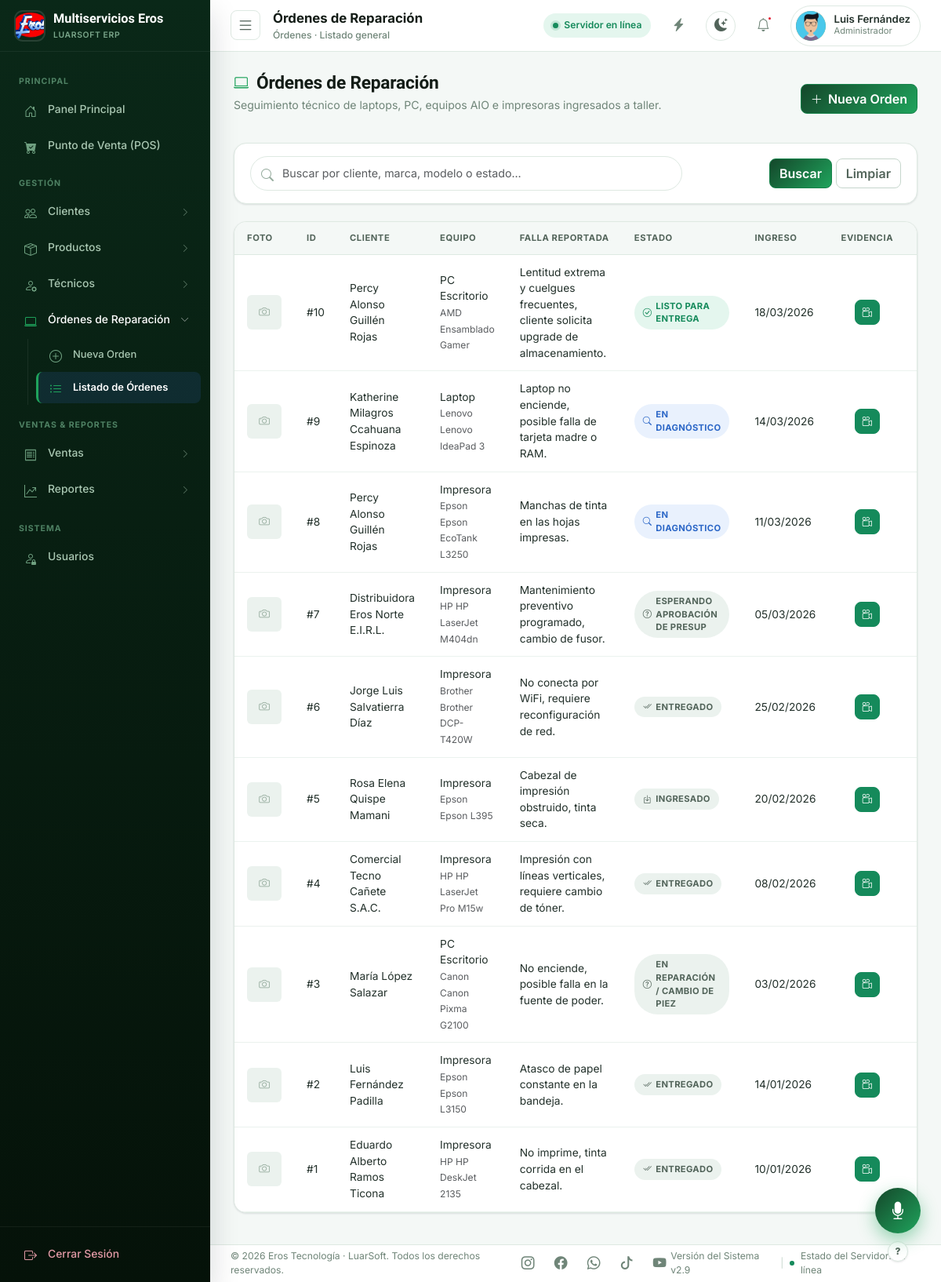
Screenshot of /modules/ordenes/listado.php (signed in) with the database file from the repository.
### tables this page shows
CREATE TABLE `usuarios` (
  `id_usuario` int(11) NOT NULL,
  `usuario` varchar(50) NOT NULL,
  `rol` varchar(20) NOT NULL DEFAULT 'Administrador',
  `permisos` text DEFAULT NULL,
  `foto` varchar(255) DEFAULT NULL,
  `contraseña` varchar(255) NOT NULL,
  `fecha_creacion` timestamp NOT NULL DEFAULT current_timestamp()
);

CREATE TABLE `ordenes` (
  `id_orden` int(11) NOT NULL,
  `cliente` varchar(150) NOT NULL,
  `telefono_cliente` varchar(20) DEFAULT NULL,
  `tipo_equipo` varchar(30) DEFAULT NULL,
  `modelo_impresora` varchar(150) NOT NULL,
  `marca` varchar(80) DEFAULT NULL,
  `numero_serie` varchar(100) DEFAULT NULL,
  `password_equipo` varchar(100) DEFAULT NULL,
  `accesorios_dejados` varchar(255) DEFAULT NULL,
  `problema` text NOT NULL,
  `observaciones_estado` text DEFAULT NULL,
  `solucion_aplicada` text DEFAULT NULL,
  `evidencia_video` varchar(255) DEFAULT NULL,
  `foto_equipo` varchar(255) DEFAULT NULL,
  `estado` varchar(30) NOT NULL DEFAULT 'Ingresado',
  `garantia_dias` int(11) NOT NULL DEFAULT 0,
  `monto_estimado` decimal(10,2) DEFAULT NULL,
  `fecha_ingreso` date NOT NULL,
  `fecha_entrega` date DEFAULT NULL
);

### includes/funciones.php (called while the page is built, shortened)
<?php
function url(string $path = ''): string
{
    $base = rtrim(BASE_URL, '/');
    $path = ltrim($path, '/');
    $fullUrl = $base . '/' . $path;
    $slug = defined('TENANT_SLUG') ? TENANT_SLUG : ($_SESSION['tenant_slug'] ?? ($_SESSION['current_tenant_slug'] ?? 'eros'));
    return $fullUrl;
}
function h($valor): string
{
    return htmlspecialchars((string)($valor ?? ''), ENT_QUOTES, 'UTF-8');
}
function limpiar($valor): string
{
    return trim((string)($valor ?? ''));
}
function usuarioActual(): string
{
    return $_SESSION['usuario'] ?? 'Invitado';
}

### includes/permisos.php (called while the page is built, shortened)
<?php
function esAdministrador(): bool
{
    return ($_SESSION['rol'] ?? 'Administrador') === 'Administrador';
}
function tienePermiso(string $modulo): bool
{
    if (esAdministrador()) { return true; }
    $permisos = $_SESSION['permisos'] ?? [];
    return in_array($modulo, $permisos, true);
}

### modules/ordenes/listado.php (the view, shortened to what this page needs)
<?php
require_once __DIR__ . '/../../includes/funciones.php';
require_once __DIR__ . '/../../includes/auth.php';
require_once __DIR__ . '/_estados.php';
$buscar = limpiar($_GET['buscar'] ?? '');
if ($buscar !== '') {
    $like = "%$buscar%";
    $stmt = mysqli_prepare($conexion, "SELECT * FROM ordenes WHERE cliente LIKE ? OR modelo_impresora LIKE ? OR marca LIKE ? OR estado LIKE ? ORDER BY id_orden DESC");
    mysqli_stmt_bind_param($stmt, "ssss", $like, $like, $like, $like);
    mysqli_stmt_execute($stmt);
    $resultado = mysqli_stmt_get_result($stmt);
} else {
    $resultado = mysqli_query($conexion, "SELECT * FROM ordenes ORDER BY id_orden DESC");
}
$page_title = 'Órdenes de Reparación';
$page_subtitle = 'Órdenes · Listado general';
include __DIR__ . '/../../includes/layout_top.php';
?>
<div class="page-heading d-flex justify-content-between align-items-center flex-wrap gap-2">
    <div>
        <h1><i class="bi bi-laptop"></i> Órdenes de Reparación</h1>
        <p>Seguimiento técnico de laptops, PC, equipos AIO e impresoras ingresados a taller.</p>
    </div>
    <a href="<?= url('modules/ordenes/nuevo.php') ?>" class="btn btn-primary no-print"><i class="bi bi-plus-lg"></i> Nueva Orden</a>
</div>
<div class="search-toolbar no-print">
    <form method="GET" class="row g-2 align-items-center">
        <div class="col-md-8">
            <div class="search-input-wrap">
                <span class="search-ico"><i class="bi bi-search"></i></span>
                <input type="text" name="buscar" class="form-control" placeholder="Buscar por cliente, marca, modelo o estado..." value="<?= h($buscar) ?>">
            </div>
        </div>
        <div class="col-md-4 text-end">
            <button type="submit" class="btn btn-primary">Buscar</button>
            <a href="<?= url('modules/ordenes/listado.php') ?>" class="btn btn-outline-secondary">Limpiar</a>
        </div>
    </form>
</div>
<div class="table-erp-wrap">
    <div class="table-responsive">
        <table class="table table-hover align-middle mb-0">
            <thead>
                <tr>
                    <th class="no-print">Foto</th>
                    <th>ID</th><th>Cliente</th><th>Equipo</th><th>Falla Reportada</th>
                    <th>Estado</th><th>Ingreso</th><th class="no-print text-center">Evidencia</th><th class="no-print text-center">Acciones</th>
                </tr>
            </thead>
            <tbody>
            <?php if ($resultado && mysqli_num_rows($resultado) > 0): ?>
                <?php while ($fila = mysqli_fetch_assoc($resultado)): ?>
                    <tr>
                        <td class="no-print">
                            <?php if (!empty($fila['foto_equipo'])): ?>
                                <img src="<?= url('uploads/ordenes/' . $fila['foto_equipo']) ?>" alt="Foto del equipo" style="width:44px; height:44px; object-fit:cover; border-radius:6px; border:1px solid var(--n-200);">
                            <?php else: ?>
                                <span style="width:44px; height:44px; display:inline-flex; align-items:center; justify-content:center; border-radius:6px; background:var(--n-100); color:var(--n-400);"><i class="bi bi-camera"></i></span>
                            <?php endif; ?>
                        </td>
                        <td>#<?= h($fila['id_orden']) ?></td>
                        <td><?= h($fila['cliente']) ?></td>
                        <td>
                            <?= h($fila['tipo_equipo'] ?: 'Impresora') ?><br>
                            <small class="text-muted"><?= h(trim(($fila['marca'] ?? '') . ' ' . $fila['modelo_impresora'])) ?></small>
                        </td>
                        <td style="max-width:260px;"><?= nl2br(h($fila['problema'])) ?></td>
                        <td><?= badgeEstadoOrden($fila['estado'], $ESTADOS_TODOS) ?></td>
                        <td><?= h(date('d/m/Y', strtotime($fila['fecha_ingreso']))) ?></td>
                        <td class="no-print text-center">
                            <button type="button" class="btn btn-success btn-sm btn-icon-only" title="Ver / Cargar Evidencia"
                                onclick="abrirModalEvidencia(<?= (int)$fila['id_orden'] ?>)">
                                <i class="bi bi-camera-reels"></i>
                            </button>
                        </td>
                        <td class="no-print text-center text-nowrap">
                        </td>
                    </tr>
                <?php endwhile; ?>
            <?php else: ?>
                <tr><td colspan="9" class="text-center text-muted py-4">No hay órdenes registradas.</td></tr>
            <?php endif; ?>
            </tbody>
        </table>
    </div>
</div>
<?php include __DIR__ . '/../../includes/layout_bottom.php'; ?>

### includes/header.php (shortened to what this page needs)
<?php
$page_title = $page_title ?? 'LuarSoft';
$page_subtitle = $page_subtitle ?? '';
$nombre_usuario = usuarioActual();
$inicial_usuario = strtoupper(substr($nombre_usuario, 0, 1));
$rol_usuario = $_SESSION['rol'] ?? 'Administrador';
$foto_usuario = null;
if (!empty($_SESSION['id_usuario']) && isset($conexion)) {
    $stmtFotoTopbar = mysqli_prepare($conexion, "SELECT foto FROM usuarios WHERE id_usuario = ? LIMIT 1");
    mysqli_stmt_bind_param($stmtFotoTopbar, "i", $_SESSION['id_usuario']);
    mysqli_stmt_execute($stmtFotoTopbar);
    $foto_usuario = mysqli_stmt_get_result($stmtFotoTopbar)->fetch_assoc()['foto'] ?? null;
}
?>
<header class="topbar">
    <div class="topbar-left">
        <button class="topbar-toggle" id="toggleSidebar" type="button" title="Mostrar/ocultar menú"><i class="bi bi-list icon-lg"></i></button>
        <div>
            <div class="topbar-title"><?= h($page_title) ?></div>
            <?php if ($page_subtitle): ?>
                <div class="topbar-breadcrumb"><?= h($page_subtitle) ?></div>
            <?php endif; ?>
        </div>
    </div>
    <div class="topbar-right">
        <div class="status-pill">
            <span class="status-dot"></span> <span class="status-pill-text">Servidor en línea</span>
        </div>
        <?php if (tienePermiso('pos')): ?>
        <button class="icon-btn" title="Accesos rápidos: Punto de Venta" onclick="window.location.href='<?= url('modules/ventas/pos.php') ?>'"><i class="bi bi-lightning-charge-fill"></i></button>
        <?php endif; ?>
        <button class="theme-toggle-btn" id="themeToggleBtn" type="button" title="Cambiar a modo oscuro">
            <i class="bi bi-moon-stars-fill"></i>
        </button>
        <button class="icon-btn" title="Notificaciones">
            <i class="bi bi-bell"></i><span class="badge-dot"></span>
        </button>
        <div class="user-chip" title="Sesión de <?= h($nombre_usuario) ?>">
            <?php if (!empty($foto_usuario)): ?>
                <img class="user-avatar" src="<?= url('uploads/usuarios/' . $foto_usuario) ?>" alt="<?= h($nombre_usuario) ?>" style="object-fit:cover;">
            <?php else: ?>
                <div class="user-avatar"><?= h($inicial_usuario) ?></div>
            <?php endif; ?>
            <div>
                <div class="user-name"><?= h($nombre_usuario) ?></div>
                <div class="user-role"><?= h($rol_usuario) ?></div>
            </div>
        </div>
    </div>
</header>

### modules/ordenes/_estados.php (shortened to what this page needs)
<?php
$ESTADOS_FLUJO = [
    'Ingresado' => ['badge' => 'neutral', 'icon' => 'bi-box-arrow-in-down'],
    'En Diagnóstico' => ['badge' => 'info', 'icon' => 'bi-search'],
    'Esperando Aprobación de Presupuesto' => ['badge' => 'warning', 'icon' => 'bi-hourglass-split'],
    'En Reparación / Cambio de Pieza' => ['badge' => 'info', 'icon' => 'bi-tools'],
    'Listo para Entrega' => ['badge' => 'success', 'icon' => 'bi-check-circle'],
    'Entregado' => ['badge' => 'neutral', 'icon' => 'bi-check2-all'],
];
$ESTADOS_LEGACY = [
    'En espera' => ['badge' => 'warning', 'icon' => 'bi-hourglass-split'],
    'En reparación' => ['badge' => 'info', 'icon' => 'bi-tools'],
    'Reparado' => ['badge' => 'success', 'icon' => 'bi-check-circle'],
];
$ESTADOS_TODOS = array_merge($ESTADOS_FLUJO, $ESTADOS_LEGACY);
function badgeEstadoOrden(string $estado, array $ESTADOS_TODOS): string
{
    $info = $ESTADOS_TODOS[$estado] ?? ['badge' => 'neutral', 'icon' => 'bi-question-circle'];
    return '<span class="badge-status ' . $info['badge'] . '"><i class="bi ' . $info['icon'] . '"></i> ' . htmlspecialchars($estado) . '</span>';
}

### rows the page displays
usuarios: foto (picture)
ordenes: id_orden "10", cliente "Percy Alonso Guillén Rojas", tipo_equipo "PC Escritorio", marca+modelo_impresora "AMD Ensamblado Gamer", problema "Lentitud extrema y cuelgues frecuentes, cliente solicita upgrade de almacenamiento.", estado "LISTO PARA ENTREGA", fecha_ingreso "18/03/2026"
ordenes: id_orden "9", cliente "Katherine Milagros Ccahuana Espinoza", tipo_equipo "Laptop", marca+modelo_impresora "Lenovo Lenovo IdeaPad 3", problema "Laptop no enciende, posible falla de tarjeta madre o RAM.", estado "EN DIAGNÓSTICO", fecha_ingreso "14/03/2026"
ordenes: id_orden "8", cliente "Percy Alonso Guillén Rojas", tipo_equipo "Impresora", marca+modelo_impresora "Epson Epson EcoTank L3250", problema "Manchas de tinta en las hojas impresas.", estado "EN DIAGNÓSTICO", fecha_ingreso "11/03/2026"
ordenes: id_orden "7", cliente "Distribuidora Eros Norte E.I.R.L.", tipo_equipo "Impresora", marca+modelo_impresora "HP HP LaserJet M404dn", problema "Mantenimiento preventivo programado, cambio de fusor.", estado "ESPERANDO APROBACIÓN DE PRESUP", fecha_ingreso "05/03/2026"
ordenes: id_orden "6", cliente "Jorge Luis Salvatierra Díaz", tipo_equipo "Impresora", marca+modelo_impresora "Brother Brother DCP-T420W", problema "No conecta por WiFi, requiere reconfiguración de red.", estado "ENTREGADO", fecha_ingreso "25/02/2026"
ordenes: id_orden "5", cliente "Rosa Elena Quispe Mamani", tipo_equipo "Impresora", marca+modelo_impresora "Epson Epson L395", problema "Cabezal de impresión obstruido, tinta seca.", estado "INGRESADO", fecha_ingreso "20/02/2026"
ordenes: id_orden "4", cliente "Comercial Tecno Cañete S.A.C.", tipo_equipo "Impresora", marca+modelo_impresora "HP HP LaserJet Pro M15w", problema "Impresión con líneas verticales, requiere cambio de tóner.", estado "ENTREGADO", fecha_ingreso "08/02/2026"
ordenes: id_orden "3", cliente "María López Salazar", tipo_equipo "PC Escritorio", marca+modelo_impresora "Canon Canon Pixma G2100", problema "No enciende, posible falla en la fuente de poder.", estado "EN REPARACIÓN / CAMBIO DE PIEZ", fecha_ingreso "03/02/2026"
ordenes: id_orden "2", cliente "Luis Fernández Padilla", tipo_equipo "Impresora", marca+modelo_impresora "Epson Epson L3150", problema "Atasco de papel constante en la bandeja.", estado "ENTREGADO", fecha_ingreso "14/01/2026"
ordenes: id_orden "1", cliente "Eduardo Alberto Ramos Ticona", tipo_equipo "Impresora", marca+modelo_impresora "HP HP DeskJet 2135", problema "No imprime, tinta corrida en el cabezal.", estado "ENTREGADO", fecha_ingreso "10/01/2026"

### other values shown
defined('TENANT_NOMBRE') ? TENANT_NOMBRE : 'Multiservicios Eros' "Multiservicios Eros"
$bloque['titulo'] "PRINCIPAL"
$item['label'] "Panel Principal"
$item['label'] "Punto de Venta (POS)"
$bloque['titulo'] "GESTIÓN"
$item['label'] "Clientes"
$item['label'] "Productos"
$item['label'] "Técnicos"
$item['label'] "Órdenes de Reparación"
$h['label'] "Nueva Orden"
$h['label'] "Listado de Órdenes"
$bloque['titulo'] "VENTAS & REPORTES"
$item['label'] "Ventas"
$item['label'] "Reportes"
$bloque['titulo'] "SISTEMA"
